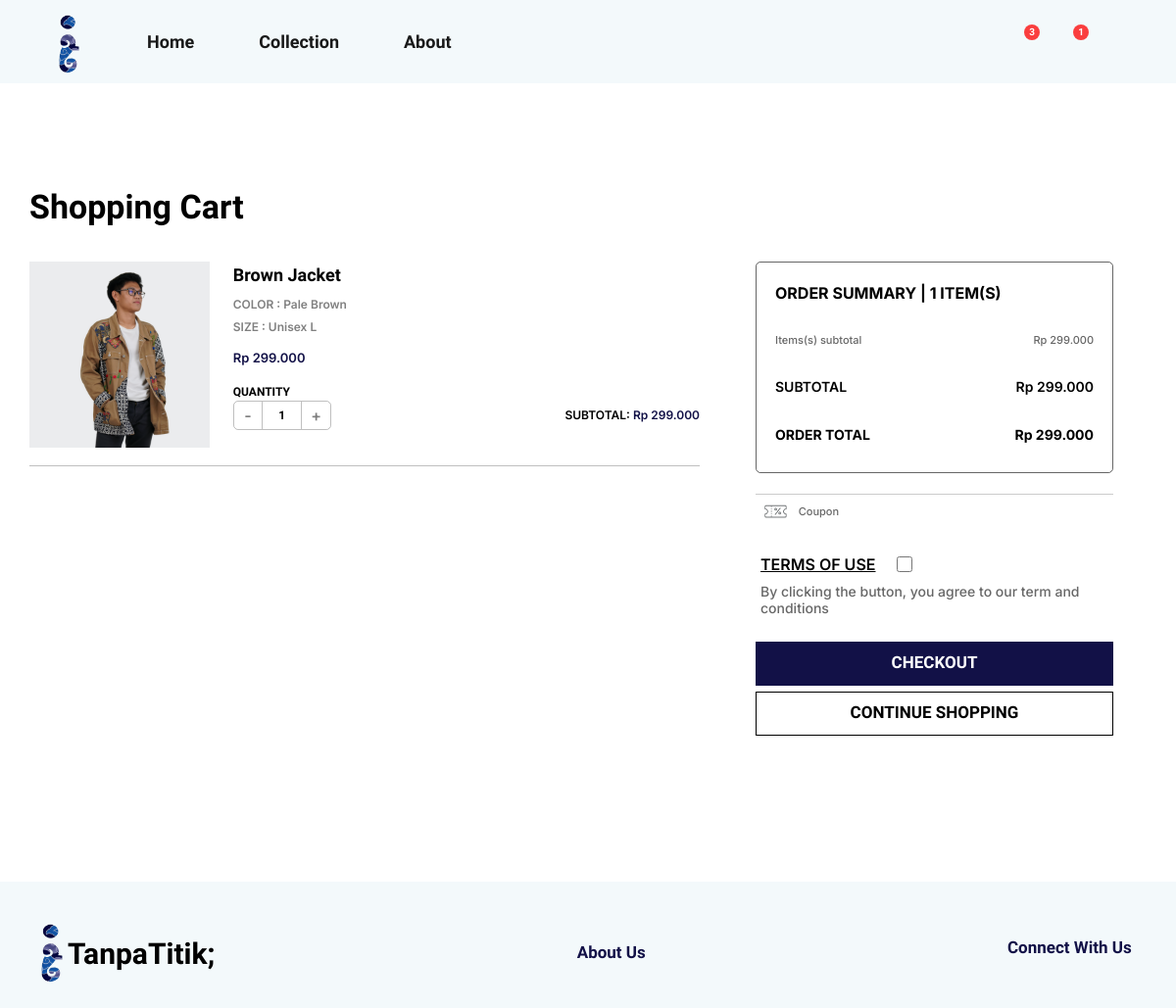
/cart/ (signed in), run on an earlier commit of the app's database.
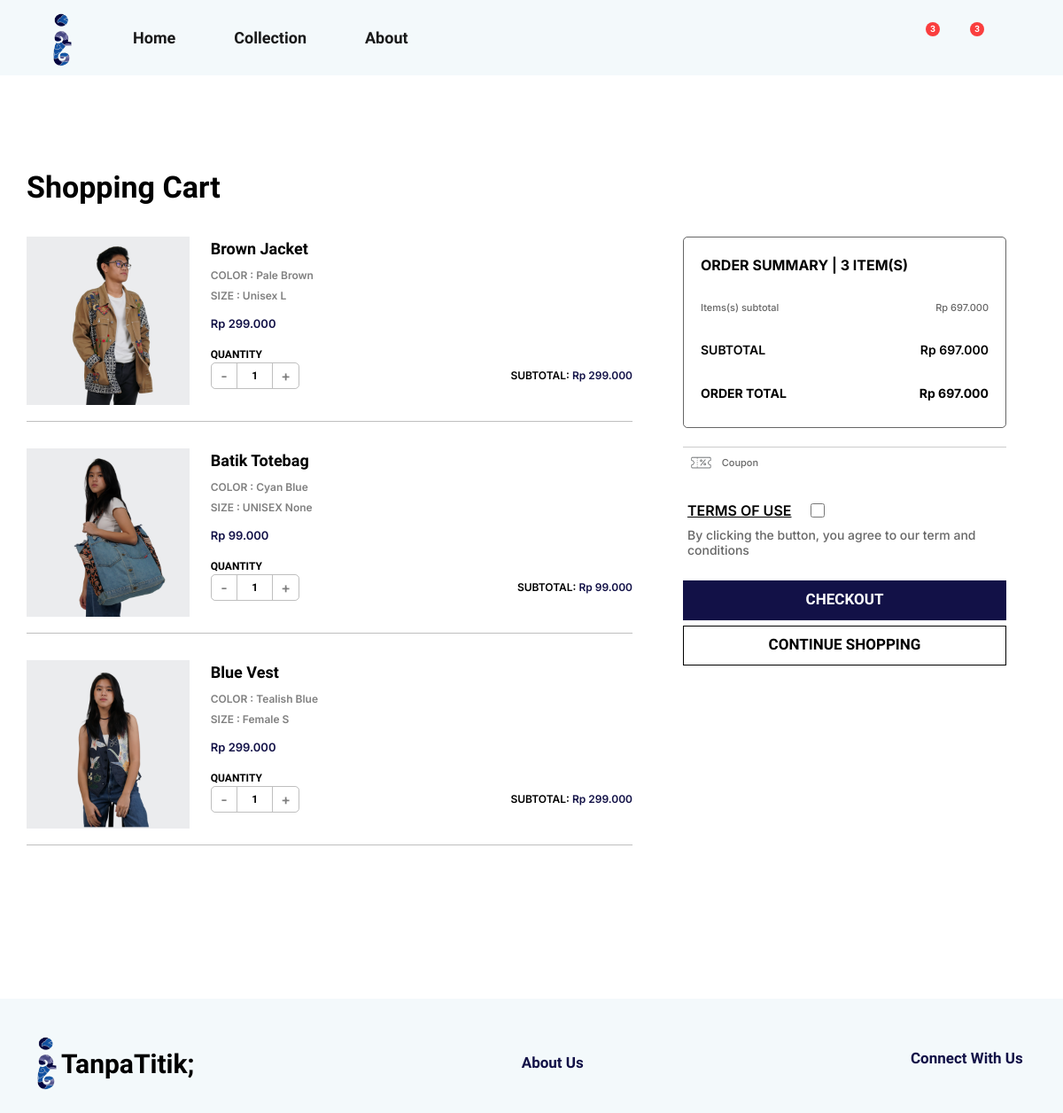
And on a later commit of the database.
### mainPage/models.py (models this page shows, shortened)
class Additional(models.Model):
    name = models.CharField(max_length=200)
    img = models.ImageField(null=True, blank=True, upload_to="images/") #TanpaTitik Logo

class Order(models.Model):
    customer = models.ForeignKey(Customer, on_delete=models.SET_NULL,null=True)
    status = models.ForeignKey(OrderStatus, on_delete=models.SET_NULL, null=True, blank=True)
    date_ordered = models.DateField(auto_now_add=True) # Not like that
    complete = models.BooleanField(default=False) # payment complete
    current = models.BooleanField(default=True) # if true, we can continue adding to cart. and displayed in the checkout page
    cancel = models.BooleanField(default=False)
    payment_method = models.CharField(max_length=200, null=True)
    transaction_id = models.CharField(max_length=200, null=True)
    terms = models.BooleanField(default=False)
    shipping_cost = models.IntegerField(default=0)
    delivery_time = models.CharField(max_length=200, null=True)
    @property
    def get_cart_items(self):
        orderitems = self.orderitem_set.all()
        total = sum([item.quantity for item in orderitems]) #The total quantity of the cart (all OrderItems)
        return total
    @property
    def get_cart_total(self):
        orderitems = self.orderitem_set.all()
        total = sum([item.get_item_total for item in orderitems]) #The total price of the cart (all OrderItems)
        return total

class OrderItem(models.Model):
    product= models.ForeignKey(Products, on_delete=models.SET_NULL, blank=True, null=True) #When the customer is deleted, the OrderItem remains exist. However, the customer key is null
    order = models.ForeignKey(Order, on_delete=models.SET_NULL, blank=True, null=True)
    quantity = models.IntegerField(default=1)
    date_added = models.DateTimeField(auto_now_add=True, null=True, blank=True)
    @property
    def get_item_total(self):
        product = self.product
        if product.offer == False:
            product_price = product.price
        else:
            product_price = product.products_offer.final_price
        total = product_price * self.quantity
        return total

class Products(models.Model):
    name = models.CharField(max_length=200)
    product_index = models.IntegerField(default=0)
    img = models.ImageField(null=True, blank=True, upload_to="images/")
    color_circle = models.CharField(null=True, blank=True, max_length=200) #charfield or array?
    gender = models.CharField(null=True, blank=True, max_length=200)
    price = models.IntegerField(null=True,blank=True)
    offer = models.BooleanField(default=False)
    date = models.DateField(auto_now_add=True)
    status = models.CharField(null=True, blank=True, max_length=200)
    bio = models.CharField(null=True, blank=True, max_length=200)
    overview = models.CharField(null=True, blank=True, max_length=200)
    material = models.CharField(null=True, blank=True, max_length=200)
    type = models.CharField(null=True, blank=True, max_length=200)
    size = models.CharField(null=True, blank=True, max_length=200)
    color = models.CharField(null=True, blank=True, max_length=200)
    color_hex = models.CharField(null=True, blank=True, max_length=200)
    stock = models.IntegerField(null=True,blank=True)

### mainPage/views.py (the view)
# urls.py: path("cart/", views.cart, name="cart"),
def cart(request):
    coupon_icon = Additional.objects.get(name="coupon_icon")
    logo = Additional.objects.get(name="logo")
    user = request.user
    if request.user.is_authenticated:
        customer = request.user.customer
        customer_wishlist = Wishlist.objects.filter(customer=customer)
        order, created = Order.objects.get_or_create(customer=customer, current=True)
        items = order.orderitem_set.all()
    else:
        customer = None
        customer_wishlist = []
        order = {'get_cart_total':0, 'get_cart_items':0}
        items = []
    context = {"collection":"collection","logo":logo,"items":items, "order":order,"customer_wishlist":customer_wishlist,"coupon_icon":coupon_icon,"user":user,}
    return render(request, "main/cart.html", context)

### mainPage/templatetags/custom_filters.py (called while the page is built)
@register.filter
def add_fullstop(value):
    if type(value) is str or type(value) is float :
        value = int(value)
    return format(value, ',d').replace(',', '.').strip('.')

### mainPage/templates/main/cart.html (shortened to what this page needs)
<!DOCTYPE html>
{% extends "main/base2.html" %}
{% load static %}
{% load custom_filters %}
    {% block head %}
    <link rel="stylesheet" type="text/css" href="{% static '/css/general/base2.css' %}">
    <link rel="stylesheet" type="text/css" href="{% static '/css/cart_wishlist/cart.css' %}">
    {% endblock head %}
    {% block content %}
    <div class="container cart-wishlist-content">
    <div class="cart-wishlist-heading">Shopping Cart</div>
    <div class="cart-page">
        <div class="cart-page-1" style="">
          {% if user.is_authenticated %}
            {% if items.count == 0 %}
            <div class="cart-empty">
              <div class="cart-wishlist-heading" style="font-size:22px;margin-bottom:10px;">Your cart is currently empty</div>
              <a href="{% url 'home' %}#collection"><div class="checkout" style="width:200px;"><div class="but-text" style="font-size:15px;">SHOP NOW</div></div></a>
            </div>
            {% else %}
            {% for item in items %}
            <div class="cart-item">
              <div class="item-img"><img class="img_product img-cart-wishlist" src="{{item.product.img.url}}" alt="{{item.color_circle}}"></div>
              <div class="item-info">
                <div class="item-name-close">
                  <div class="item-name">{{item.product.name}}</div>
                  <div class="item-close" data-bs-toggle="modal" data-bs-target="#exampleModal" ></div>
                </div>
                <div class="color-size">COLOR : {{item.product.color}}</div>
                <div class="color-size" style="margin-bottom:13px;">SIZE : {{item.product.gender}} {{item.product.size}}</div>
                {% if item.product.offer == False %}
                  <div class="item-price">Rp {{item.product.price|add_fullstop}}</div>
                {% else %}
                  <div class="item-price-old">Rp {{item.product.price|add_fullstop}}</div>
                  <div class="item-price-new">Rp {{item.product.products_offer.final_price|add_fullstop}}</div>
                {% endif %}
                <div class="quantity-heading">QUANTITY</div>
                <div class="quantity-cont">
                  <div class="product-quantity-button">
                    {% if item.quantity <= 1 %}
                      <div class="quantity-button subs" data-item="{{item.id}}" data-sideaction="remove"><div class="but-let">-</div></div>
                    {% else %}
                      <div class="quantity-button subs buttonLetter" data-item="{{item.id}}" data-sideaction="remove"><div class="but-let" >-</div></div>
                    {% endif %}
                    <div class="number"><div class="letter" style="font-size:12px;">{{item.quantity}}</div></div>
                    {% if item.quantity < item.product.stock %}
                      <div class="quantity-button add buttonLetter" data-item="{{item.id}}" data-sideaction="add"><div class="but-let">+</div></div>
                    {% else %}
                      <div class="quantity-button add buttonLetterMaxStock" data-item="{{item.id}}" data-sideaction="add"><div class="but-let">+</div></div>
                    {% endif %}
                  </div>
                  <div class="subtotal">SUBTOTAL: <div style="color:#121147;font-family:'Inter';display:inline-block;">Rp {{item.get_item_total|add_fullstop}}</div></div>
                </div>
              </div>
            </div>
            {% endfor %}
            {% endif %}
          {% else %}
          <div class="cart-empty">
            <div class="cart-wishlist-heading" style="font-size:22px;margin-bottom:10px;">Please Login to Begin Shopping</div>
            <a href="{% url 'login_page' %}#collection"><div class="checkout" style="width:200px;"><div class="but-text" style="font-size:15px;">LOG IN</div></div></a>
          </div>
          {% endif %}
        </div>
        <div class="cart-page-2">
          <div class="order-summary">
            <div class="sum-heading">ORDER SUMMARY | {{order.get_cart_items}} ITEM(S)</div>
            <div class="item-subtotal">
              <div class="item-subtotal-text">Items(s) subtotal</div>
              <div class="item-subtotal-text">Rp {{order.get_cart_total|add_fullstop}}</div>
            </div>
            <div class="item-subtotal subtotal">
              <div class="subtotal-text">SUBTOTAL</div>
              <div class="subtotal-text">Rp {{order.get_cart_total|add_fullstop}}</div>
            </div>
            <div class="item-subtotal">
              <div class="subtotal-text" style="font-weight:700;">ORDER TOTAL</div>
              <div class="subtotal-text" style="font-weight:700;">Rp {{order.get_cart_total|add_fullstop}}</div>
            </div>
          </div>
          <div class="coupon">
            <div class="coupon-pict"><img style="bottom:4.5px;" class="coupon-img" src="{{coupon_icon.img.url}}" alt="coupon icon"></div>
            <div class="item-subtotal-text" style="width:80%;">Coupon</div>
            <div class="coupon-pict"></div>
          </div>
          <div class="terms">
            <div class="terms-heading">
              <div class="terms-heading-text">TERMS OF USE</div>
              <input type="checkbox" id="scales" name="scales" class="terms-heading-checkbox" />
            </div>
            <div class="terms-desc">By clicking the button, you agree to our term and conditions</div>
          </div>
          <a href="{% url 'checkout' %}"> <div class="checkout"><div class="but-text">CHECKOUT</div></div></a>
          <a href="{% url 'home' %}#collection"><div class="checkout" style="border:1px solid black;background:white;"><div class="but-text" style="color:black;">CONTINUE SHOPPING</div></div></a>
        </div>
      </div>
    </div>
    {% endblock %}

### mainPage/templates/main/base2.html (shortened to what this page needs)
<!DOCTYPE html>
{% load static %}
<html lang="en">
<head>
    <link href="https://cdn.jsdelivr.net/npm/bootstrap@5.2.3/dist/css/bootstrap.min.css" rel="stylesheet">
    <link rel="stylesheet" href="https://cdnjs.cloudflare.com/ajax/libs/font-awesome/4.7.0/css/font-awesome.min.css">
    <link rel="stylesheet" type="text/css" href="{% static '/css/general/base2.css' %}">
    <link rel="stylesheet" type="text/css" href="{% static '/css/general/footer.css' %}">
    {% block head %}
    {% endblock head %}
</head>
<body>
   <nav class="navbar navbar-expand-lg bg-body-tertiary fixed-top" id="navMain" style="margin:0px;padding:10px">
    <div class="container-fluid">
      <a class="navbar-brand" id="logo_div" href="#"><img class="logo" src="{{logo.img.url}}" alt="TanpaTitik"></a>
      <div class="collapse navbar-collapse" id="navbarNavAltMarkup">
        <ul class="navbar-nav me-auto mb-2 mb-lg-0">
          <li class="nav-item">
            <a class="nav-link active" aria-current="page" href="{% url 'home' %}">Home</a>
          </li>
          <li class="nav-item">
            <a class="nav-link active" aria-current="page" href="{% url 'home' %}#collection">Collection</a>
          </li>
          <li class="nav-item">
            <a class="nav-link active" href="{% url 'about' %}">About</a>
          </li>
        </ul>
      </div>
      <span class="navbar-text nav_text">
        <form method='POST' action="{% url 'home' %}#collection">
          <div class="search-box">
          </div>
        </form>
        <a href="{% url 'profile' %}" class="base-link"></a>
        <a href="{% url 'wishlist' %}" class="base-link">
          {% if customer_wishlist.count > 0 %}
          <span class="button_badge"><div>{{customer_wishlist.count}}</div></span>
          {% endif %}
        </a>
        <a href="{% url 'cart' %}" class="base-link">
          {% if order.get_cart_items > 0 %}
          <span class="button_badge"><div>{{order.get_cart_items}}</div></span>
          {% endif %}
        </a>
      </span>
    </div>
  </nav>
  <div class="spinner-border" id="spinner" role="status">
  </div>
<div id="content" ,name="content", class="main">
    {% block content %}{% endblock %}
</div>
<div class="container-fluid footer-container">
  <div class="container footer">
    <a href="{% url 'home' %}"><div class="footer-company"><img class="footer-logo" src="{{logo.img.url}}" alt="TanpaTitik"><div>TanpaTitik;</div></div></a>
    <a href="{% url 'about' %}"><div class="footer-link" style="cursor:pointer">About Us</div></a>
    <div class="footer-social">
      <div class="footer-link">
        Connect With Us
      </div>
    </div>
  </div>
</div>
</body>
</html>

### static/css/general/base2.css (style rules this page uses)
* { font-family: 'Raleway'; text-decoration: None; color:black; font-weight:600; padding:0px; margin:0px; }
#navMain { background-color:#F3F9FB !important; width:100%; font-weight:500; font-size:18px; height:85px; }
.nav-item { margin-right:50px; }
.nav-link { padding:0px; width:auto; }
.search-box { height:30px; display:flex; cursor:pointer; padding: 10px 20px; border-radius:30px; align-items:center; position:relative; top:3px; width:20px; right:4px; }
.nav_text { display:flex; justify-content:space-between; width:190px; margin-right:70px; font-size:1.3em; font-weight:bold; }
.nav_text > a { margin-left:26px; }
#logo_div { overflow:hidden; margin-right:50px; padding-right:8px; margin-left:35px; margin-top:5px; width:auto; }
.logo { position:relative; object-fit:contain; width:27px; height:60px; }
.base-link { display: inline-block; position: relative; width:33px; height:35px; }
.button_badge { background-color: #fa3e3e; border-radius: 10px; width:16px; height:16px; position: absolute; left:11px; }
.button_badge > div { text-align:center; font-size: 10px; color: white; line-height:16px; }
.item-img { width:190px; height:190px; margin-right:24px; background-color:#ebecee; overflow:hidden; display:flex; justify-content:center; }
.img_product { width:345px; height:345px; position:relative; left:5px; object-fit:contain; margin:0px !important; }

### static/css/general/footer.css (style rules this page uses)
.footer-container { background-color:#F3F9FB; height:129px; margin-top:143px; padding-top:40px; }
.footer { height:66px; display:flex; flex-wrap:wrap; justify-content:space-between; align-items:center; }
.footer-company { font-weight:600; font-size:30px; }
.footer-logo { position:relative; object-fit:contain; width:22px; height:60px; margin-right:5px; }
.footer-company > div { position:relative; display:inline-block; top:3px; }
.footer-link { color:#121147; font-weight:700; font-size:17px; }

### mainPage/templates/main/base2.html (style rules this page uses)
#content { display:none; }

What changed in the data, as far as the page shows it:
changed Order: get_cart_items "1" → "3"; get_cart_total|add_fullstop "299.000" → "697.000"
added OrderItem: product.img (picture), product.name "Batik Totebag", product.color "Cyan Blue", product.gender "UNISEX", product.size "None", product.price|add_fullstop "99.000", quantity "1", get_item_total|add_fullstop "99.000"
added OrderItem: product.img (picture), product.name "Blue Vest", product.color "Tealish Blue", product.gender "Female", product.size "S", product.price|add_fullstop "299.000", quantity "1", get_item_total|add_fullstop "299.000"
